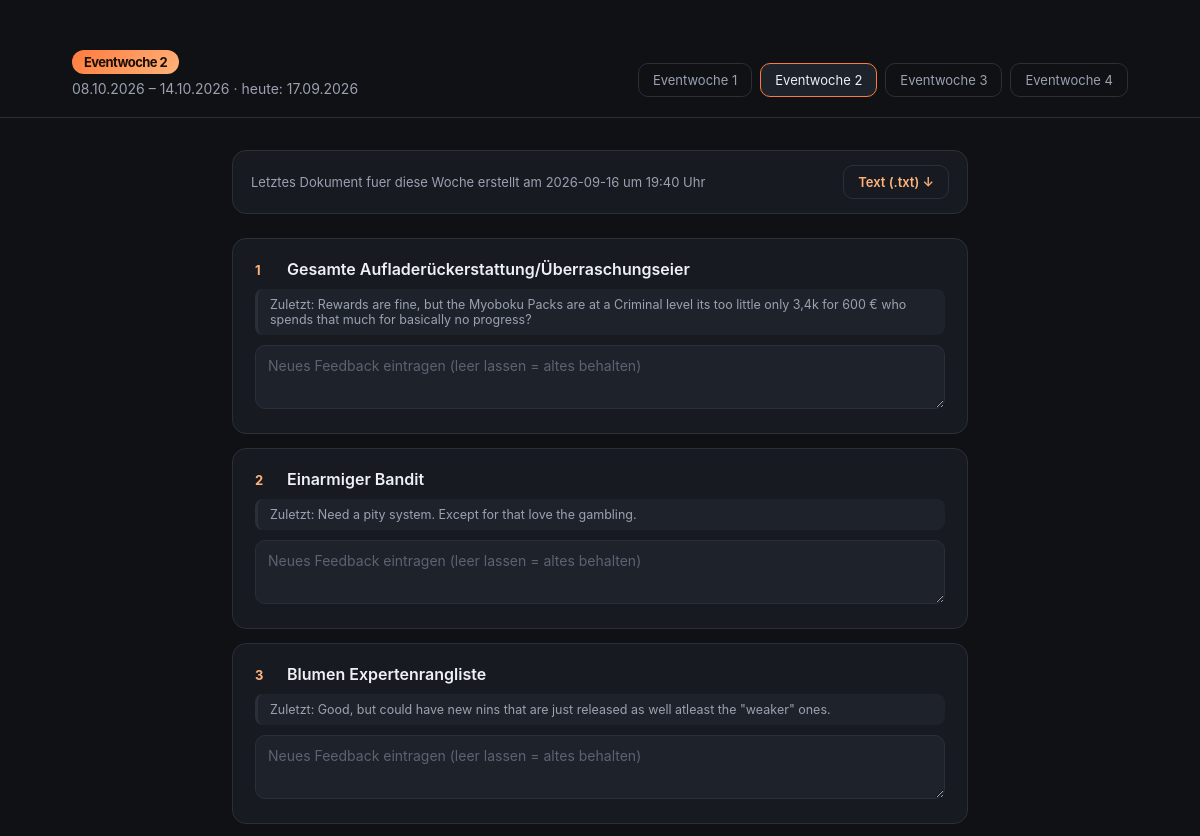
/?week=2 (upper part), run on an earlier commit of the app's database.
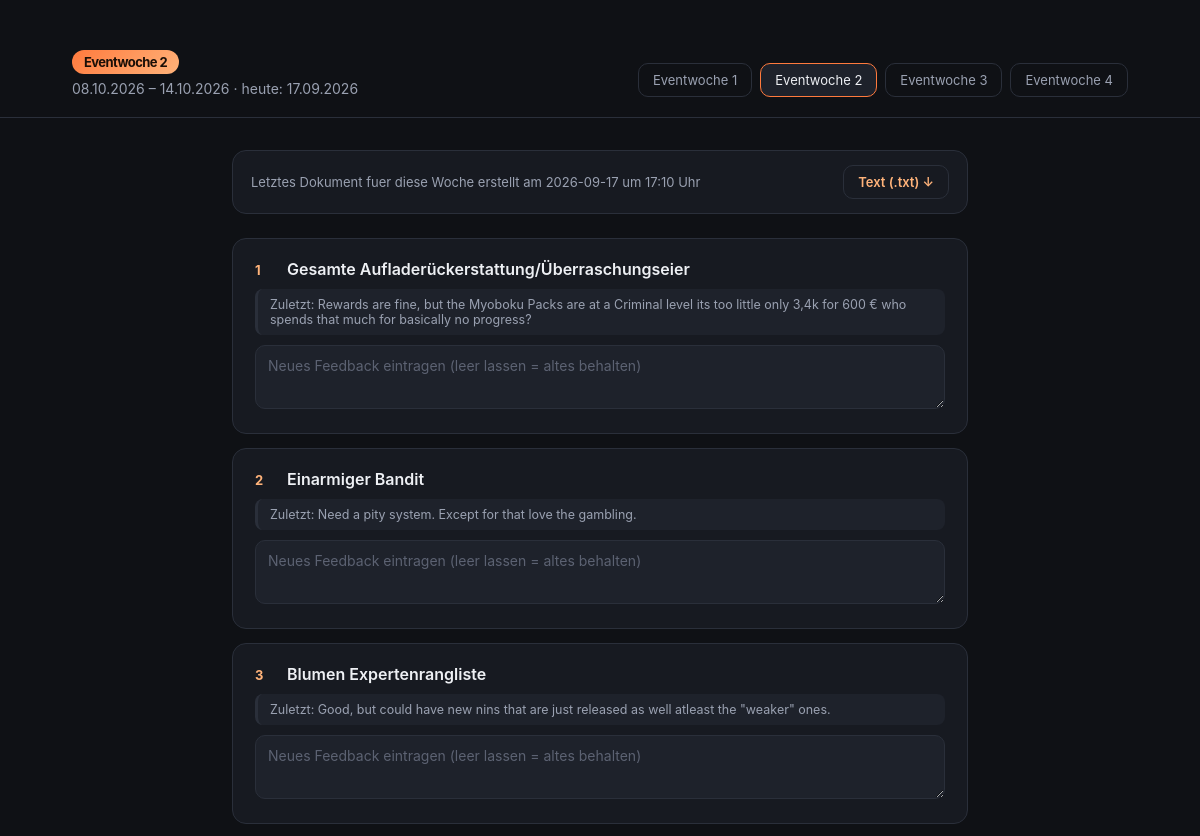
And on a later commit of the database.
### tables this page shows
CREATE TABLE runs (
    id           INTEGER PRIMARY KEY AUTOINCREMENT,
    week_number  INTEGER NOT NULL,
    week_start   TEXT NOT NULL,
    week_end     TEXT NOT NULL,
    docx_path    TEXT NOT NULL,
    created_at   TEXT NOT NULL
);

CREATE TABLE events (
    week_number  INTEGER NOT NULL,
    event_order  INTEGER NOT NULL,
    name         TEXT NOT NULL,
    feedback     TEXT NOT NULL DEFAULT '',
    updated_at   TEXT,
    PRIMARY KEY (week_number, event_order)
);

### app.py (the view)
@app.route("/", methods=["GET"])
def index():
    week_arg = request.args.get("week")
    week_number, week_start, week_end = get_week(week_arg)
    events = db.get_events(week_number)
    last_doc = db.get_last_run(week_number)
    last_docx, last_txt = download_names(last_doc)
    return render_template(
        "index.html",
        week_number=week_number,
        week_names=WEEK_NAMES,
        week_start=week_start,
        week_end=week_end,
        events=events,
        today=date.today(),
        last_doc=last_doc,
        last_docx=last_docx,
        last_txt=last_txt,
    )

### app.py (called while the page is built)
def get_week(week_arg):
    if week_arg:
        return week_info_for(int(week_arg))
    return current_week_info()

def download_names(last_doc):
    if not last_doc:
        return None, None
    stored = (last_doc["docx_path"] or "").replace("\\", "/")
    docx_name = os.path.basename(stored)
    txt_name = os.path.splitext(docx_name)[0] + ".txt"
    last_docx = docx_name if os.path.isfile(os.path.join(OUTPUT_DIR, docx_name)) else None
    last_txt = txt_name if os.path.isfile(os.path.join(OUTPUT_DIR, txt_name)) else None
    return last_docx, last_txt

### cycle.py (called while the page is built)
def current_week_info(today: date = None):
    if today is None:
        today = date.today()
    cycle_length = WEEK_LENGTH_DAYS * NUM_WEEKS_IN_CYCLE
    days_since_start = (today - START_DATE).days
    if days_since_start < 0:
        days_since_start %= cycle_length
    position_in_cycle = days_since_start % cycle_length
    week_index = position_in_cycle // WEEK_LENGTH_DAYS  # 0-based
    eventwoche_nummer = int(week_index) + 1
    week_start = START_DATE + timedelta(
        days=int(week_index) * WEEK_LENGTH_DAYS
        + (days_since_start // cycle_length) * cycle_length
    )
    week_end = week_start + timedelta(days=WEEK_LENGTH_DAYS - 1)
    return eventwoche_nummer, week_start, week_end

def week_info_for(eventwoche_nummer: int, today: date = None):
    if today is None:
        today = date.today()
    current_num, current_start, _ = current_week_info(today)
    offset_weeks = (eventwoche_nummer - current_num) % NUM_WEEKS_IN_CYCLE
    week_start = current_start + timedelta(days=offset_weeks * WEEK_LENGTH_DAYS)
    week_end = week_start + timedelta(days=WEEK_LENGTH_DAYS - 1)
    return eventwoche_nummer, week_start, week_end

### db.py (called while the page is built)
def get_connection():
    conn = sqlite3.connect(DB_PATH)
    conn.row_factory = sqlite3.Row
    return conn

def get_events(week_number):
    conn = get_connection()
    cur = conn.execute(
        "SELECT event_order, name, feedback FROM events WHERE week_number = ? ORDER BY event_order",
        (week_number,),
    )
    rows = [dict(r) for r in cur.fetchall()]
    conn.close()
    return rows

def get_last_run(week_number):
    conn = get_connection()
    cur = conn.execute(
        """SELECT week_start, week_end, docx_path, created_at FROM runs
           WHERE week_number = ? ORDER BY id DESC LIMIT 1""",
        (week_number,),
    )
    row = cur.fetchone()
    conn.close()
    return dict(row) if row else None

### templates/index.html (shortened to what this page needs)
<!DOCTYPE html>
<html lang="de">
<head>
</head>
<body>
<header>
  <div class="titleblock">
    <h1><span class="badge">{{ week_names[week_number] }}</span></h1>
    <div class="sub">{{ week_start.strftime('%d.%m.%Y') }} &ndash; {{ week_end.strftime('%d.%m.%Y') }} &middot; heute: {{ today.strftime('%d.%m.%Y') }}</div>
  </div>
  <div class="week-switch">
    {% for w in [1,2,3,4] %}
      <a href="{{ url_for('index', week=w) }}" class="{{ 'active' if w == week_number else '' }}">{{ week_names[w] }}</a>
    {% endfor %}
  </div>
</header>
<main>
  {% if last_doc and (last_docx or last_txt) %}
  <div class="last-doc">
    <span>Letztes Dokument fuer diese Woche erstellt am {{ last_doc.created_at[:16].replace('T', ' um ') }} Uhr</span>
    <span class="downloads">
      {% if last_txt %}
        <a href="{{ url_for('download', filename=last_txt) }}">Text (.txt) &darr;</a>
      {% endif %}
    </span>
  </div>
  {% endif %}
  <form method="POST" action="{{ url_for('save') }}">
    {% for ev in events %}
    <div class="event-card">
      <div class="event-head">
        <span class="event-num">{{ ev.event_order }}</span>
        <span class="event-name">{{ ev.name }}</span>
      </div>
      {% if ev.feedback %}
        <p class="old-feedback">Zuletzt: {{ ev.feedback }}</p>
      {% else %}
        <p class="old-feedback empty">Noch kein Feedback vorhanden</p>
      {% endif %}
      <textarea name="feedback_{{ ev.event_order }}" placeholder="Neues Feedback eintragen (leer lassen = altes behalten)"></textarea>
    </div>
    {% endfor %}
  </form>
</main>
</body>
</html>

### templates/index.html (style rules this page uses)
:root { --bg: #0f1115; --panel: #171a21; --panel-2: #1e222b; --border: #2a2f3a; --text: #eef0f4; --text-dim: #9aa1b1; --accent: #ff7a3d; --accent-2: #ffb37a; --good: #4ade80; --radius: 14px; }
* { box-sizing: border-box; }
body { margin: 0; font-family: -apple-system, BlinkMacSystemFont, "Segoe UI", Roboto, Helvetica, Arial, sans-serif; background: radial-gradient(1200px 600px at 10% -10%, #23283a 0%, var(--bg) 60%); color: var(--text); min-height: 100vh; padding-bottom: 120px; }
header { padding: 40px 6vw 20px; display: flex; justify-content: space-between; align-items: flex-end; flex-wrap: wrap; gap: 16px; border-bottom: 1px solid var(--border); }
.titleblock h1 { margin: 0 0 6px; font-size: 28px; letter-spacing: -0.02em; }
.titleblock .sub { color: var(--text-dim); font-size: 14px; }
.badge { display: inline-block; background: linear-gradient(135deg, var(--accent), var(--accent-2)); color: #1a0f07; font-weight: 700; padding: 4px 12px; border-radius: 999px; font-size: 13px; margin-right: 8px; }
.week-switch { display: flex; gap: 8px; }
.week-switch a { text-decoration: none; color: var(--text-dim); border: 1px solid var(--border); padding: 8px 14px; border-radius: 10px; font-size: 13px; transition: all 0.15s ease; }
.week-switch a.active { background: var(--panel-2); color: var(--text); border-color: var(--accent); }
main { max-width: 880px; margin: 0 auto; padding: 32px 6vw; }
.last-doc { background: var(--panel); border: 1px solid var(--border); border-radius: var(--radius); padding: 14px 18px; margin-bottom: 24px; font-size: 13px; color: var(--text-dim); display: flex; justify-content: space-between; align-items: center; flex-wrap: wrap; gap: 8px; }
.last-doc a { color: var(--accent-2); text-decoration: none; font-weight: 600; border: 1px solid var(--border); padding: 8px 14px; border-radius: 10px; position: relative; z-index: 1; }
.downloads { display: flex; gap: 12px; flex-wrap: wrap; }
.event-card { background: var(--panel); border: 1px solid var(--border); border-radius: var(--radius); padding: 20px 22px; margin-bottom: 14px; transition: border-color 0.15s ease; }
.event-head { display: flex; align-items: baseline; gap: 10px; margin-bottom: 10px; }
.event-num { color: var(--accent-2); font-weight: 700; font-size: 13px; min-width: 22px; }
.event-name { font-size: 16px; font-weight: 600; }
.old-feedback { font-size: 12.5px; color: var(--text-dim); margin: 0 0 10px; padding: 8px 12px; background: var(--panel-2); border-radius: 8px; border-left: 3px solid var(--border); }
textarea { width: 100%; min-height: 64px; resize: vertical; background: var(--panel-2); border: 1px solid var(--border); border-radius: 10px; color: var(--text); padding: 10px 12px; font-size: 14px; font-family: inherit; line-height: 1.4; }
textarea::placeholder { color: #5c6272; }

What changed in the data, as far as the page shows it:
no longer on this page (row unchanged): runs: created_at "2026-09-16 um 19:40"
added runs: created_at "2026-09-17 um 17:10"
